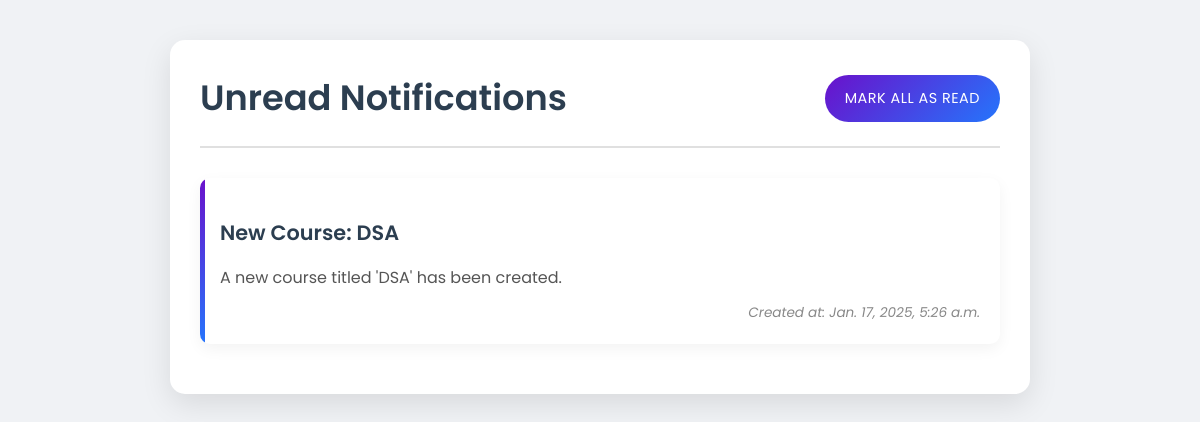
Screenshot of /dashboard/notifications/3/ with the database file from the repository.
### dashboards/models.py (models this page shows, shortened)
class Notification(models.Model):
    title = models.CharField(max_length=255)  # Title of the notification
    message = models.TextField()  # Detailed notification message
    recipients = models.ManyToManyField('authentication.User', related_name='notifications')  # Users receiving the notification
    created_at = models.DateTimeField(auto_now_add=True)  # Timestamp for when the notification was created
    is_read = models.BooleanField(default=False)  # Status of whether the notification has been read or not

### dashboards/views.py (the view)
# urls.py: path('notifications/<int:user_id>/', views.notifications_view, name='notifications'),  # User-specific notifications
def notifications_view(request,user_id):
    employee = get_object_or_404(User, id=user_id)
    notifications = Notification.objects.filter(recipients=employee, is_read=False).order_by('-created_at')   # Unread notifications for the user
    return render(request, 'dashboards/notifications.html', {'notifications': notifications,'user_id':user_id})

### dashboards/templates/dashboards/notifications.html (shortened to what this page needs)
<!DOCTYPE html>
{% load static %}
<html lang="en">
<head>
    <link rel="stylesheet" href="{% static 'css/notifications.css' %}?v=1.0">
</head>
<body>
    <div class="container">
        <header>
            <h1>Unread Notifications</h1>
            <a href="{% url 'mark_all_as_read' user_id %}" class="mark-all-btn">Mark All as Read</a>
        </header>
        <main>
            {% if notifications %}
                {% for notification in notifications %}
                    <div class="notification-card">
                        <h2>{{ notification.title }}</h2>
                        <p>{{ notification.message }}</p>
                        <small>Created at: {{ notification.created_at }}</small>
                    </div>
                {% endfor %}
            {% else %}
                <p class="no-notifications">You have no unread notifications.</p>
            {% endif %}
        </main>
    </div>
</body>
</html>

### dashboards/static/css/notifications.css (style rules this page uses)
body { font-family: 'Poppins', sans-serif; background-color: #f0f2f5; margin: 0; padding: 0; color: #333; line-height: 1.6; }
.container { max-width: 800px; margin: 40px auto; background: #fff; box-shadow: 0 10px 30px rgba(0, 0, 0, 0.1); border-radius: 15px; overflow: hidden; padding: 30px; transition: transform 0.3s ease; }
header { display: flex; justify-content: space-between; align-items: center; border-bottom: 2px solid #e0e0e0; padding-bottom: 20px; margin-bottom: 30px; }
header h1 { font-size: 2.2em; color: #2c3e50; font-weight: 600; margin: 0; }
.mark-all-btn { background: linear-gradient(135deg, #6a11cb 0%, #2575fc 100%); color: #fff; text-decoration: none; padding: 12px 20px; font-size: 0.9em; border-radius: 25px; transition: all 0.3s ease; font-weight: 400; letter-spacing: 0.5px; text-transform: uppercase; }
.notification-card { border: none; border-radius: 10px; padding: 20px; margin-bottom: 20px; background: #fff; box-shadow: 0 5px 15px rgba(0, 0, 0, 0.05); transition: all 0.3s ease; position: relative; overflow: hidden; }
.notification-card::before { content: ''; position: absolute; top: 0; left: 0; width: 5px; height: 100%; background: linear-gradient(to bottom, #6a11cb, #2575fc); }
.notification-card h2 { font-size: 1.3em; margin-bottom: 10px; color: #2c3e50; font-weight: 600; }
.notification-card p { font-size: 1em; color: #555; margin-bottom: 12px; line-height: 1.6; }
.notification-card small { font-size: 0.85em; color: #888; display: block; text-align: right; font-style: italic; }

### rows the page displays
Notification: title "New Course: DSA", message "A new course titled 'DSA' has been created.", created_at "Jan. 17, 2025, 5:26 a.m."
